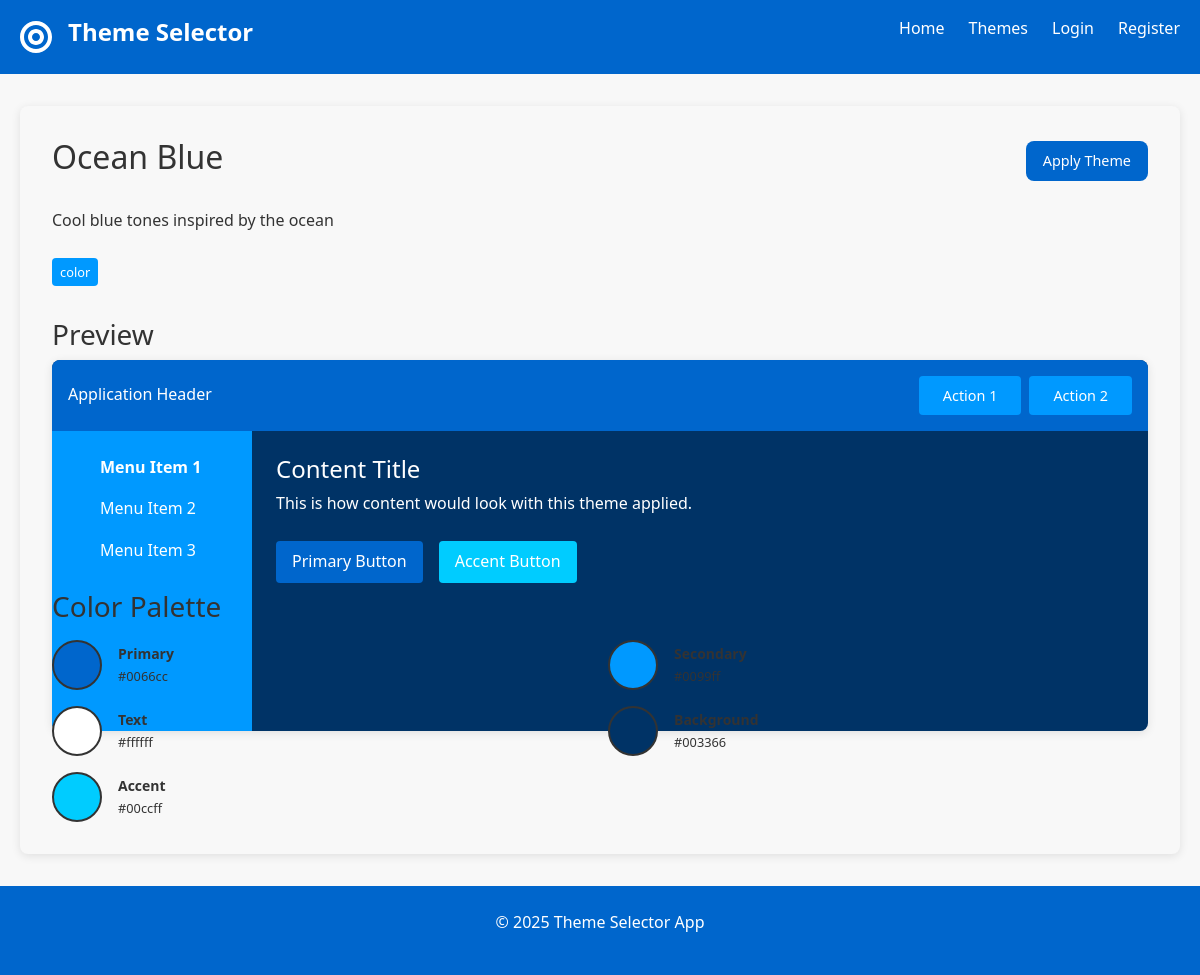
Page /theme/4 on the committed database.
### app.py (models this page shows, shortened)
class Theme(db.Model):
    id = db.Column(db.Integer, primary_key=True)
    name = db.Column(db.String(100), nullable=False)
    description = db.Column(db.Text, nullable=True)
    category = db.Column(db.String(50), nullable=False)
    primary_color = db.Column(db.String(20), nullable=False)
    secondary_color = db.Column(db.String(20), nullable=False)
    text_color = db.Column(db.String(20), nullable=False)
    background_color = db.Column(db.String(20), nullable=False)
    accent_color = db.Column(db.String(20), nullable=True)
    preview_image = db.Column(db.String(200), nullable=True)

### app.py (the view)
@app.route('/theme/<int:theme_id>')
def theme_detail(theme_id):
    theme = Theme.query.get_or_404(theme_id)
    return render_template('theme_detail.html', theme=theme)

### app.py (called while the page is built)
@app.context_processor
def inject_active_theme():
    active_theme = None
    active_theme_id = None
    if current_user.is_authenticated:
        active_theme_id = current_user.active_theme_id
        if active_theme_id:
            active_theme = Theme.query.get(active_theme_id)
    elif 'theme_id' in session:
        active_theme_id = session['theme_id']
        active_theme = Theme.query.get(active_theme_id)
    return {'active_theme': active_theme, 'active_theme_id': active_theme_id}

### templates/theme_detail.html (shortened to what this page needs)
{% extends 'base.html' %}
{% block content %}
<section class="theme-detail">
    <div class="theme-header">
        <h2>{{ theme.name }}</h2>
        <div class="theme-actions">
            <form action="{{ url_for('apply_theme', theme_id=theme.id) }}" method="post" class="theme-form" data-theme-id="{{ theme.id }}">
                <button type="submit" class="btn btn-primary">Apply Theme</button>
            </form>
        </div>
    </div>
    <div class="theme-description">
        <p>{{ theme.description }}</p>
        <div class="theme-meta">
            <span class="category-badge">{{ theme.category }}</span>
        </div>
    </div>
    <div class="theme-preview-large">
        <h3>Preview</h3>
        <div class="preview-container" style="background-color: {{ theme.background_color }};">
            <div class="preview-header" style="background-color: {{ theme.primary_color }}; color: {{ theme.text_color }};">
                <div class="header-title">Application Header</div>
                <div class="header-actions">
                    <div class="preview-button" style="background-color: {{ theme.secondary_color }}; color: {{ theme.text_color }};">
                        Action 1
                    </div>
                    <div class="preview-button" style="background-color: {{ theme.secondary_color }}; color: {{ theme.text_color }};">
                        Action 2
                    </div>
                </div>
            </div>
            <div class="preview-body">
                <div class="sidebar" style="background-color: {{ theme.secondary_color }}; color: {{ theme.text_color }};">
                    <ul>
                        <li class="active">Menu Item 1</li>
                        <li>Menu Item 2</li>
                        <li>Menu Item 3</li>
                    </ul>
                </div>
                <div class="content">
                    <h4 style="color: {{ theme.text_color }};">Content Title</h4>
                    <p style="color: {{ theme.text_color }};">This is how content would look with this theme applied.</p>
                    <div class="action-buttons">
                        <button style="background-color: {{ theme.primary_color }}; color: {{ theme.text_color }};">
                            Primary Button
                        </button>
                        <button style="background-color: {{ theme.accent_color }}; color: {{ theme.text_color }};">
                            Accent Button
                        </button>
                    </div>
                </div>
            </div>
        </div>
    </div>
    <div class="theme-colors">
        <h3>Color Palette</h3>
        <div class="color-grid">
            <div class="color-item">
                <div class="color-swatch" style="background-color: {{ theme.primary_color }};"></div>
                <div class="color-info">
                    <span class="color-name">Primary</span>
                    <span class="color-value">{{ theme.primary_color }}</span>
                </div>
            </div>
            <div class="color-item">
                <div class="color-swatch" style="background-color: {{ theme.secondary_color }};"></div>
                <div class="color-info">
                    <span class="color-name">Secondary</span>
                    <span class="color-value">{{ theme.secondary_color }}</span>
                </div>
            </div>
            <div class="color-item">
                <div class="color-swatch" style="background-color: {{ theme.text_color }};"></div>
                <div class="color-info">
                    <span class="color-name">Text</span>
                    <span class="color-value">{{ theme.text_color }}</span>
                </div>
            </div>
            <div class="color-item">
                <div class="color-swatch" style="background-color: {{ theme.background_color }};"></div>
                <div class="color-info">
                    <span class="color-name">Background</span>
                    <span class="color-value">{{ theme.background_color }}</span>
                </div>
            </div>
            <div class="color-item">
                <div class="color-swatch" style="background-color: {{ theme.accent_color }};"></div>
                <div class="color-info">
                    <span class="color-name">Accent</span>
                    <span class="color-value">{{ theme.accent_color }}</span>
                </div>
            </div>
        </div>
    </div>
</section>
{% endblock %}

### static/css/style.css (style rules this page uses)
:root { --primary-color: #0066cc; --secondary-color: #0099ff; --text-color: #333333; --background-color: #f8f8f8; --accent-color: #00ccff; --container-width: 1200px; --border-radius: 8px; --box-shadow: 0 2px 10px rgba(0, 0, 0, 0.1); --transition: all 0.3s ease; --header-text: #ffffff; --nav-text: #ffffff; --button-text: #ffffff; }
* { margin: 0; padding: 0; box-sizing: border-box; }
body { font-family: 'Segoe UI', Tahoma, Geneva, Verdana, sans-serif; line-height: 1.6; color: var(--text-color); background-color: var(--background-color); }
.preview-button { padding: 0.5rem 1.5rem; border-radius: 4px; font-size: 0.9rem; transition: transform 0.2s ease; }
.theme-preview-large { height: 240px; border-radius: 8px; margin-bottom: 2rem; }
.color-grid { display: grid; grid-template-columns: repeat(2, 1fr); gap: 1rem; margin-top: 1rem; }
.color-swatch { display: flex; flex-direction: column; align-items: center; gap: 0.5rem; }
.color-name { font-size: 0.875rem; color: #6c757d; }
.theme-actions { display: flex; gap: 1rem; }
.btn { display: inline-block; padding: 0.5rem 1rem; border-radius: var(--border-radius); text-decoration: none; font-weight: 500; cursor: pointer; transition: var(--transition); border: none; font-size: 0.9rem; }
.btn-primary { background-color: var(--primary-color); color: var(--button-text) !important; border: 1px solid transparent; }
.theme-detail { background-color: var(--background-color); color: var(--text-color); border-radius: var(--border-radius); padding: 2rem; box-shadow: var(--box-shadow); }
.theme-header { display: flex; justify-content: space-between; align-items: center; margin-bottom: 1.5rem; }
.theme-header h2 { color: var(--text-color); }
.theme-description { margin-bottom: 2rem; color: var(--text-color); }
.category-badge { display: inline-block; padding: 0.25rem 0.5rem; background-color: var(--secondary-color); color: var(--button-text) !important; border-radius: 4px; font-size: 0.8rem; margin-top: 0.5rem; }
.preview-container { border-radius: var(--border-radius); overflow: hidden; box-shadow: var(--box-shadow); }
.preview-header { padding: 1rem; display: flex; justify-content: space-between; align-items: center; }
.header-actions { display: flex; gap: 0.5rem; }
.preview-body { display: flex; min-height: 300px; }
.sidebar { width: 200px; padding: 1rem; }
.sidebar ul { list-style: none; }
.sidebar ul li { padding: 0.5rem 0; cursor: pointer; transition: var(--transition); }
.sidebar ul li.active { font-weight: bold; }
.content { flex: 1; padding: 1.5rem; }
.action-buttons { display: flex; gap: 1rem; margin-top: 1.5rem; }
.action-buttons button { padding: 0.5rem 1rem; border: none; border-radius: 4px; cursor: pointer; }
.theme-colors h3 { margin-bottom: 1rem; }
.color-item { display: flex; align-items: center; gap: 1rem; }
.color-swatch { width: 50px; height: 50px; border-radius: 50%; border: 2px solid var(--text-color); }
.color-info { display: flex; flex-direction: column; }
.color-name { font-weight: bold; color: var(--text-color); }
.color-value { font-size: 0.8rem; color: var(--text-color); }

### rows in the picture
Theme: name "Ocean Blue", description "Cool blue tones inspired by the ocean", category "color", primary_color "#0066cc", text_color "#ffffff", background_color "#003366", accent_color "#00ccff"
